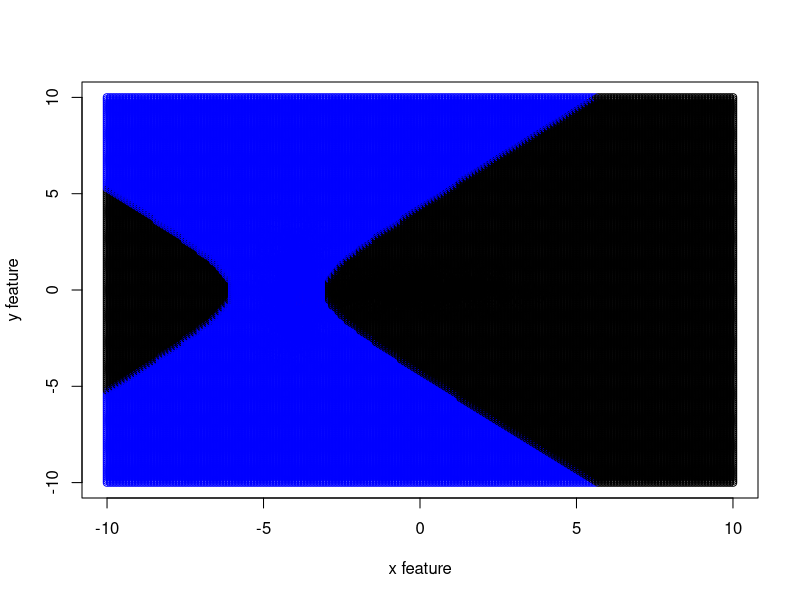

Here is the R script that generated this plot:
# part 1 ("black" distribution - "D")

D_mean_x = 0
D_mean_y = 0
D_sd_x = 1.5
D_sd_y = 0.5
Dx = rnorm(1000, D_mean_x, D_sd_x)
Dy = rnorm(1000, D_mean_y, D_sd_y)

lim = c(-10, 10)
plot(Dx, Dy, xlim=lim, ylim=lim, xlab="x feature", ylab="y feature")


# part 2 ("blue" distribution - "B")

B_mean_x = -4
B_mean_y = 0
B_sd_x = 0.5
B_sd_y = 1.5
Bx = rnorm(1000, B_mean_x, B_sd_x)
By = rnorm(1000, B_mean_y, B_sd_y)

points(Bx, By, col="blue")


# part 3

my_mahalanobis = function(x, y, sdx, sdy) {
	return(x^2/sdx^2 + y^2/sdy^2)
}

from_black_to_black = my_mahalanobis(Dx, Dy, D_sd_x, D_sd_y)
from_black_to_blue = my_mahalanobis(Dx-B_mean_x, Dy, B_sd_x, B_sd_y) # have to account for the mean of the B distribution (it's x value is at -4, not 0)
from_blue_to_black = my_mahalanobis(Bx, By, D_sd_x, D_sd_y)
from_blue_to_blue = my_mahalanobis(Bx-B_mean_x, By, B_sd_x, B_sd_y)

B = cbind(Bx, By)
from_blue_to_blue2 = mahalanobis(B, c(B_mean_x, B_mean_y), cov(B))


# part 4

# # black misclassified as blue
points(Dx[from_black_to_blue < from_black_to_black], Dy[from_black_to_blue < from_black_to_black], col="red")

# # blue misclassified as black
points(Bx[from_blue_to_black < from_blue_to_blue], By[from_blue_to_black < from_blue_to_blue], col="orange")


# part 5

gx = seq(-10, 10, 0.1)
gy = gx

for (i in c(1:length(gx))) {
	for (j in c(1:length(gy))) {
		black = my_mahalanobis(gx[i], gy[j], D_sd_x, D_sd_y)
		blue = my_mahalanobis(gx[i]-B_mean_x, gy[j], B_sd_x, B_sd_y)
		
		if (black < blue) {
			# point is classified as black
			points(gx[i], gy[j])
		} else {
			# point is classified as blue
			points(gx[i], gy[j], col="blue")
		}
	}
}


# part 6

# the decision boundary is like a hourglass